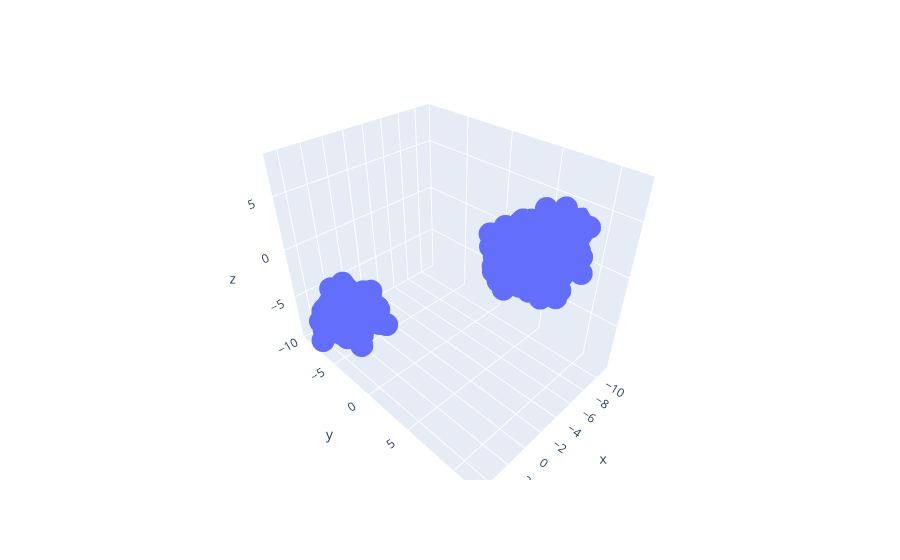

Notebook source saved alongside this figure:
### Markdown cell above
# Visualizing X_train

### Code cell
px.scatter_3d(x=X_train[:, 0], y=X_train[:, 1], z=X_train[:, 2])

### Figure 1 — Plotly figure (JSON) as saved in the notebook; plotly's stock layout.template omitted (floating-point values rounded to 4 significant figures; data arrays with more than 128 entries replaced by an {"elided": "..."} marker saying what was removed)
{"data": [{"hovertemplate": "x=%{x}<br>y=%{y}<br>z=%{z}<extra></extra>", "legendgroup": "", "marker": {"color": "#636efa", "symbol": "circle"}, "mode": "markers", "name": "", "scene": "scene", "showlegend": false, "type": "scatter3d", "x": {"elided": "800 float values"}, "y": {"elided": "800 float values"}, "z": {"elided": "800 float values"}}], "layout": {"legend": {"tracegroupgap": 0}, "margin": {"t": 60}, "scene": {"domain": {"x": [0, 1], "y": [0, 1]}, "xaxis": {"title": {"text": "x"}}, "yaxis": {"title": {"text": "y"}}, "zaxis": {"title": {"text": "z"}}}}}
